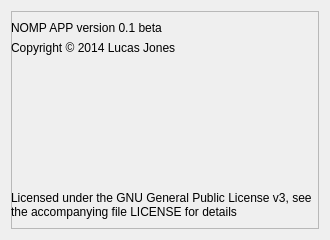
<?xml version="1.0" encoding="UTF-8"?>
<ui version="4.0">
 <class>AboutDialog</class>
 <widget class="QDialog" name="AboutDialog">
  <property name="geometry">
   <rect>
    <x>0</x>
    <y>0</y>
    <width>330</width>
    <height>240</height>
   </rect>
  </property>
  <property name="windowTitle">
   <string>Dialog</string>
  </property>
  <layout class="QVBoxLayout" name="verticalLayout">
   <item>
    <widget class="QFrame" name="frame">
     <property name="frameShape">
      <enum>QFrame::StyledPanel</enum>
     </property>
     <property name="frameShadow">
      <enum>QFrame::Raised</enum>
     </property>
     <widget class="QLabel" name="label">
      <property name="geometry">
       <rect>
        <x>0</x>
        <y>10</y>
        <width>311</width>
        <height>16</height>
       </rect>
      </property>
      <property name="text">
       <string>NOMP APP version 0.1 beta</string>
      </property>
      <property name="textFormat">
       <enum>Qt::PlainText</enum>
      </property>
      <property name="alignment">
       <set>Qt::AlignLeading|Qt::AlignLeft|Qt::AlignTop</set>
      </property>
      <property name="wordWrap">
       <bool>true</bool>
      </property>
     </widget>
     <widget class="QLabel" name="label_2">
      <property name="geometry">
       <rect>
        <x>0</x>
        <y>30</y>
        <width>311</width>
        <height>16</height>
       </rect>
      </property>
      <property name="text">
       <string>Copyright © 2014 Lucas Jones</string>
      </property>
      <property name="textFormat">
       <enum>Qt::PlainText</enum>
      </property>
      <property name="alignment">
       <set>Qt::AlignLeading|Qt::AlignLeft|Qt::AlignTop</set>
      </property>
      <property name="wordWrap">
       <bool>true</bool>
      </property>
     </widget>
     <widget class="QLabel" name="label_3">
      <property name="geometry">
       <rect>
        <x>0</x>
        <y>180</y>
        <width>311</width>
        <height>31</height>
       </rect>
      </property>
      <property name="text">
       <string>Licensed under the GNU General Public License v3, see the accompanying file LICENSE for details</string>
      </property>
      <property name="textFormat">
       <enum>Qt::PlainText</enum>
      </property>
      <property name="alignment">
       <set>Qt::AlignLeading|Qt::AlignLeft|Qt::AlignTop</set>
      </property>
      <property name="wordWrap">
       <bool>true</bool>
      </property>
     </widget>
    </widget>
   </item>
  </layout>
 </widget>
 <resources/>
 <connections/>
</ui>
